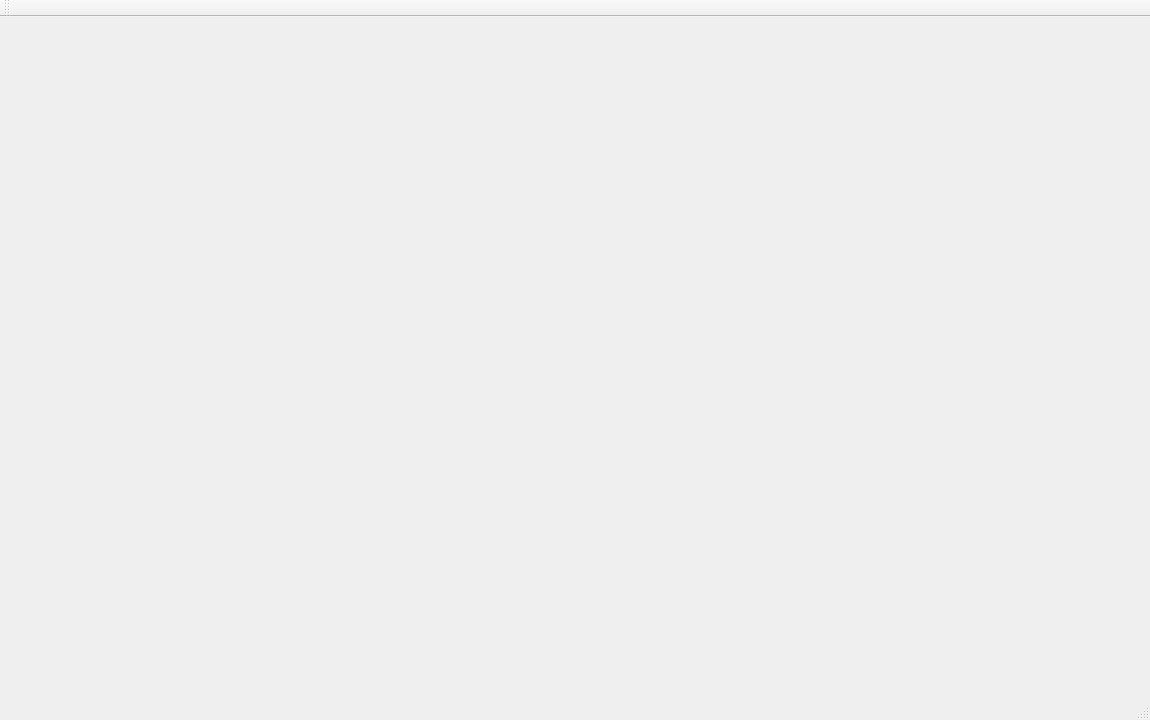
<?xml version="1.0" encoding="UTF-8"?>
<ui version="4.0">
 <class>MainWindow</class>
 <widget class="QMainWindow" name="MainWindow">
  <property name="geometry">
   <rect>
    <x>0</x>
    <y>0</y>
    <width>1150</width>
    <height>720</height>
   </rect>
  </property>
  <property name="windowTitle">
   <string>MainWindow</string>
  </property>
  <widget class="QWidget" name="centralWidget">
   <widget class="QLabel" name="background">
    <property name="geometry">
     <rect>
      <x>0</x>
      <y>0</y>
      <width>1151</width>
      <height>671</height>
     </rect>
    </property>
    <property name="text">
     <string/>
    </property>
   </widget>
  </widget>
  <widget class="QMenuBar" name="menuBar">
   <property name="geometry">
    <rect>
     <x>0</x>
     <y>0</y>
     <width>1150</width>
     <height>21</height>
    </rect>
   </property>
  </widget>
  <widget class="QToolBar" name="mainToolBar">
   <attribute name="toolBarArea">
    <enum>TopToolBarArea</enum>
   </attribute>
   <attribute name="toolBarBreak">
    <bool>false</bool>
   </attribute>
  </widget>
  <widget class="QStatusBar" name="statusBar"/>
 </widget>
 <layoutdefault spacing="6" margin="11"/>
 <resources/>
 <connections/>
</ui>
